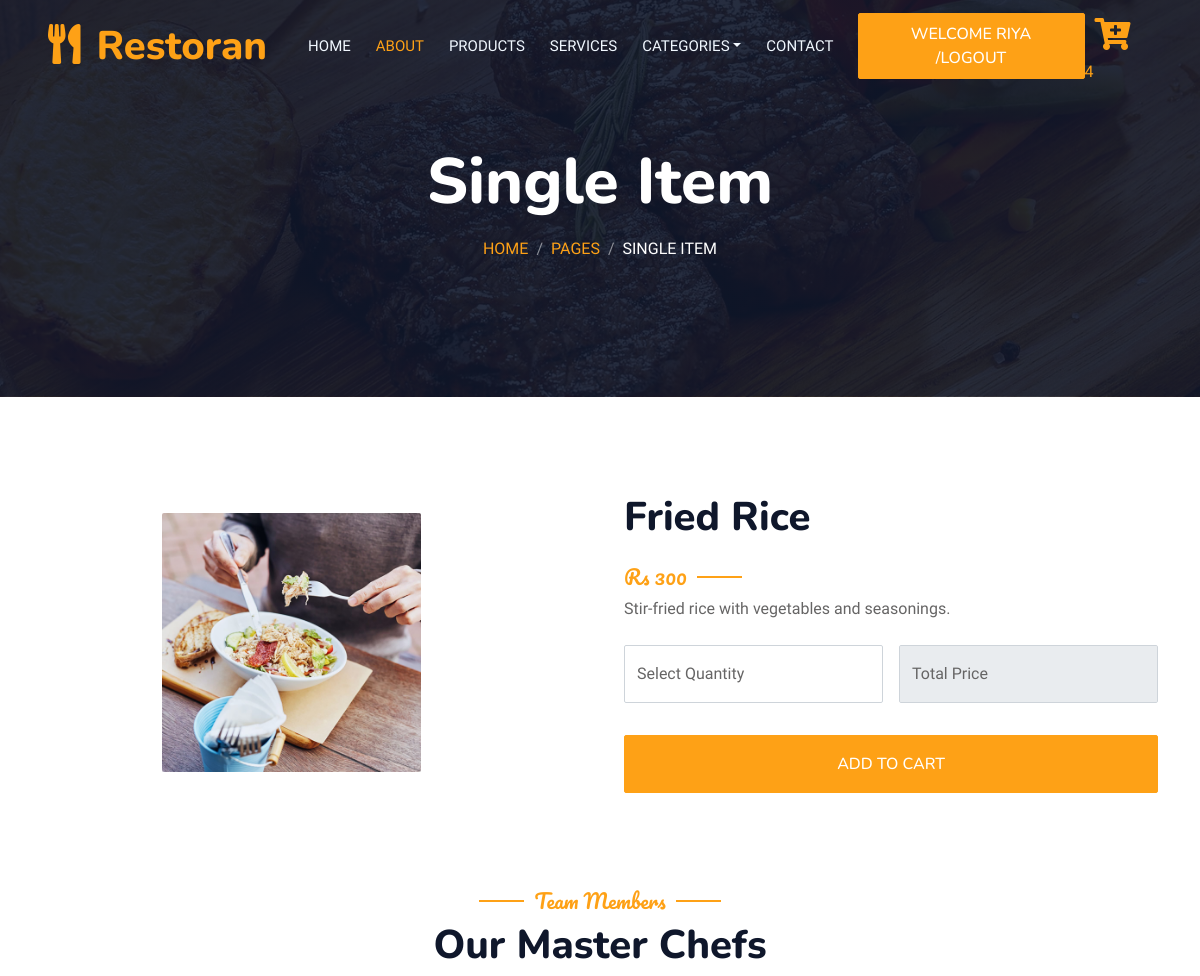
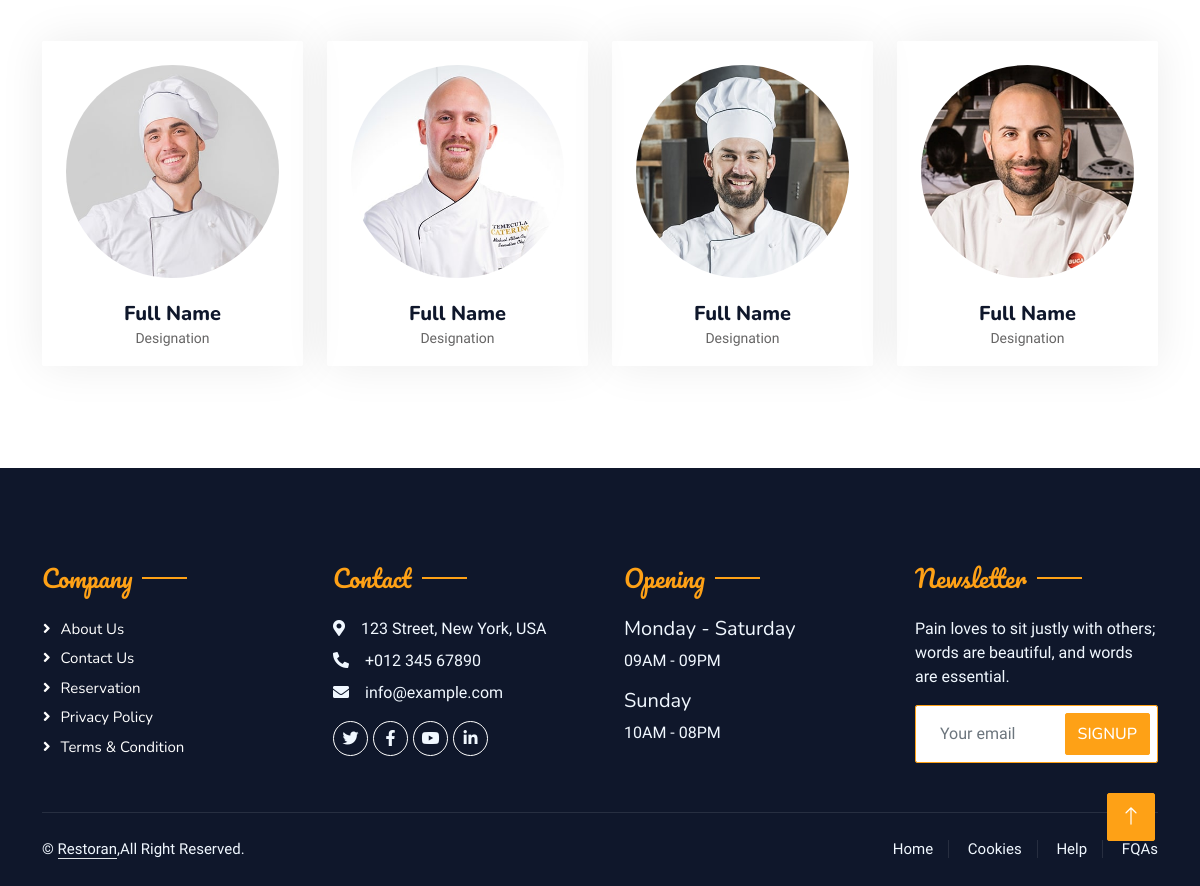
Page /single_item/2 (signed in) on the committed database (2 pictures, top to bottom).
### AdminApp/models.py (models this page shows)
class ProductDb(models.Model):
    Category_Name=models.CharField(max_length=100,null=True,blank=True)
    Product_Name=models.CharField(max_length=100,null=True,blank=True)
    Description=models.CharField(max_length=100,null=True,blank=True)
    Price=models.IntegerField(null=True,blank=True)
    Product_Image=models.ImageField(upload_to="Profile",null=True,blank=True)

### WebApp/views.py (the view)
# urls.py: path('single_item/<int:item_id>',views.single_item,name="single_item"),
def single_item(request,item_id):
    product=ProductDb.objects.get(id=item_id)
    cart_count = CartDb.objects.filter(Username=request.session['Username'])
    x = cart_count.count()
    return render(request,"Single_Item.html",{'product':product,'x':x})

### WebApp/templates/Single_Item.html (shortened to what this page needs)
<!DOCTYPE html>
{% load static %}
<html lang="en">
<head>
    <link href="https://cdnjs.cloudflare.com/ajax/libs/font-awesome/5.10.0/css/all.min.css" rel="stylesheet">
    <link href="https://cdn.jsdelivr.net/npm/bootstrap-icons@1.4.1/font/bootstrap-icons.css" rel="stylesheet">
    <link href="{% static 'web_page/lib/animate/animate.min.css' %}" rel="stylesheet">
    <link href="{% static 'web_page/lib/owlcarousel/assets/owl.carousel.min.css' %}" rel="stylesheet">
    <link href="{% static 'web_page/lib/tempusdominus/css/tempusdominus-bootstrap-4.min.css' %}" rel="stylesheet" />
    <link href="{% static 'web_page/css/bootstrap.min.css' %}" rel="stylesheet">
    <link href="{% static 'web_page/css/style.css' %}" rel="stylesheet">
</head>
<body>
    <div class="container-xxl bg-white p-0">
        <div class="container-xxl position-relative p-0">
            <nav class="navbar navbar-expand-lg navbar-dark bg-dark px-4 px-lg-5 py-3 py-lg-0">
                <a href="" class="navbar-brand p-0">
                    <h1 class="text-primary m-0"><i class="fa fa-utensils me-3"></i>Restoran</h1>
                </a>
                <div class="collapse navbar-collapse" id="navbarCollapse">
                    <div class="navbar-nav ms-auto py-0 pe-4">
                        <a href="{% url 'home_page' %}" class="nav-item nav-link">Home</a>
                        <a href="{% url 'about_page' %}" class="nav-item nav-link active">About</a>
                        <a href="{% url 'products' %}" class="nav-item nav-link">Products</a>
                        <a href="{% url 'services' %}" class="nav-item nav-link">Services</a>
                        <div class="nav-item dropdown">
                            <a href="#" class="nav-link dropdown-toggle" data-bs-toggle="dropdown">Categories</a>
                        </div>
                        <a href="{% url 'contact_page' %}" class="nav-item nav-link">Contact</a>
                    </div>
                    {% if request.session.Username %}
                    <a href="{% url 'user_logout' %}" class="nav-item nav-link btn btn-primary py-2 px-4">WELCOME {{request.session.Username}} /Logout</a>
                    {% else %}
                    <a href="{% url 'sign_in' %}" class="btn btn-primary py-2 px-4">Register/Login</a>
                    {% endif %}
                </div>
                <a href="{% url 'cart_page' %}"><i class="fa fa-2x fa-cart-plus text-primary mb-0" style="padding:10px;"></i>
                    <span>{{x}}</span>
                </a>
            </nav>
            <div class="container-xxl py-5 bg-dark hero-header mb-5">
                <div class="container text-center my-5 pt-5 pb-4">
                    <h1 class="display-3 text-white mb-3 animated slideInDown">Single Item</h1>
                    <nav aria-label="breadcrumb">
                        <ol class="breadcrumb justify-content-center text-uppercase">
                            <li class="breadcrumb-item"><a href="#">Home</a></li>
                            <li class="breadcrumb-item"><a href="#">Pages</a></li>
                            <li class="breadcrumb-item text-white active" aria-current="page">Single Item</li>
                        </ol>
                    </nav>
                </div>
            </div>
        </div>
        <div class="container-xxl py-5">
            <div class="container">
                <div class="row g-5 align-items-center">
                    <div class="col-lg-6">
                        <div class="row g-3">
                            <div class="col-6 text-end">
                                <img class="img-fluid rounded w-100 wow zoomIn" style="margin-left:120px;" data-wow-delay="0.7s" src="{{product.Product_Image.url}}">
                            </div>
                        </div>
                    </div>
                    <div class="col-lg-6">
                        <h1 class="mb-4">{{product.Product_Name}}</h1>
                        <h5 class="section-title ff-secondary text-start text-primary fw-normal">Rs {{product.Price}}</h5>
                        <p class="mb-4">{{product.Description}}</p>
                        <form method="post" action="{% url 'save_cart' %}" enctype="multipart/form-data">
                                <div class="row g-3">
                                    <div class="col-md-6">
                                        <div class="form-floating">
                                            <input type="number" class="form-control" id="quantity" name="quantity" placeholder="Select Quantity" min="1">
                                            <label>Select Quantity</label>
                                        </div>
                                    </div>
                                    <div class="col-md-6">
                                        <div class="form-floating">
                                            <input type="text" class="form-control" id="total" name="total" placeholder="Total Price" readonly>
                                            <label>Total Price</label>
                                        </div>
                                    </div>
                                    <div class="col-12">
                                        <button class="btn btn-primary w-100 py-3" type="submit">Add To Cart</button>
                                    </div>
                                </div>
                            </form>
                    </div>
                </div>
            </div>
        </div>
        <div class="container-xxl pt-5 pb-3">
            <div class="container">
                <div class="text-center wow fadeInUp" data-wow-delay="0.1s">
                    <h5 class="section-title ff-secondary text-center text-primary fw-normal">Team Members</h5>
                    <h1 class="mb-5">Our Master Chefs</h1>
                </div>
                <div class="row g-4">
                    <div class="col-lg-3 col-md-6 wow fadeInUp" data-wow-delay="0.1s">
                        <div class="team-item text-center rounded overflow-hidden">
                            <div class="rounded-circle overflow-hidden m-4">
                                <img class="img-fluid" src="{% static 'web_page/img/team-1.jpg' %}" alt="">
                            </div>
                            <h5 class="mb-0">Full Name</h5>
                            <small>Designation</small>
                        </div>
                    </div>
                    <div class="col-lg-3 col-md-6 wow fadeInUp" data-wow-delay="0.3s">
                        <div class="team-item text-center rounded overflow-hidden">
                            <div class="rounded-circle overflow-hidden m-4">
                                <img class="img-fluid" src="{% static 'web_page/img/team-2.jpg' %}" alt="">
                            </div>
                            <h5 class="mb-0">Full Name</h5>
                            <small>Designation</small>
                        </div>
                    </div>
                    <div class="col-lg-3 col-md-6 wow fadeInUp" data-wow-delay="0.5s">
                        <div class="team-item text-center rounded overflow-hidden">
                            <div class="rounded-circle overflow-hidden m-4">
                                <img class="img-fluid" src="{% static 'web_page/img/team-3.jpg' %}" alt="">
                            </div>
                            <h5 class="mb-0">Full Name</h5>
                            <small>Designation</small>
                        </div>
                    </div>
                    <div class="col-lg-3 col-md-6 wow fadeInUp" data-wow-delay="0.7s">
                        <div class="team-item text-center rounded overflow-hidden">
                            <div class="rounded-circle overflow-hidden m-4">
                                <img class="img-fluid" src="{% static 'web_page/img/team-4.jpg' %}" alt="">
                            </div>
                            <h5 class="mb-0">Full Name</h5>
                            <small>Designation</small>
                        </div>
                    </div>
                </div>
            </div>
        </div>
        <div class="container-fluid bg-dark text-light footer pt-5 mt-5 wow fadeIn" data-wow-delay="0.1s">
            <div class="container py-5">
                <div class="row g-5">
                    <div class="col-lg-3 col-md-6">
                        <h4 class="section-title ff-secondary text-start text-primary fw-normal mb-4">Company</h4>
                        <a class="btn btn-link" href="#">About Us</a>
                        <a class="btn btn-link" href="#">Contact Us</a>
                        <a class="btn btn-link" href="#">Reservation</a>
                        <a class="btn btn-link" href="#">Privacy Policy</a>
                        <a class="btn btn-link" href="#">Terms & Condition</a>
                    </div>
                    <div class="col-lg-3 col-md-6">
                        <h4 class="section-title ff-secondary text-start text-primary fw-normal mb-4">Contact</h4>
                        <p class="mb-2"><i class="fa fa-map-marker-alt me-3"></i>123 Street, New York, USA</p>
                        <p class="mb-2"><i class="fa fa-phone-alt me-3"></i>+012 345 67890</p>
                        <p class="mb-2"><i class="fa fa-envelope me-3"></i>info@example.com</p>
                        <div class="d-flex pt-2">
                            <a class="btn btn-outline-light btn-social" href="#"><i class="fab fa-twitter"></i></a>
                            <a class="btn btn-outline-light btn-social" href="#"><i class="fab fa-facebook-f"></i></a>
                            <a class="btn btn-outline-light btn-social" href="#"><i class="fab fa-youtube"></i></a>
                            <a class="btn btn-outline-light btn-social" href="#"><i class="fab fa-linkedin-in"></i></a>
                        </div>
                    </div>
                    <div class="col-lg-3 col-md-6">
                        <h4 class="section-title ff-secondary text-start text-primary fw-normal mb-4">Opening</h4>
                        <h5 class="text-light fw-normal">Monday - Saturday</h5>
                        <p>09AM - 09PM</p>
                        <h5 class="text-light fw-normal">Sunday</h5>
                        <p>10AM - 08PM</p>
                    </div>
                    <div class="col-lg-3 col-md-6">
                        <h4 class="section-title ff-secondary text-start text-primary fw-normal mb-4">Newsletter</h4>
                        <p>Pain loves to sit justly with others; words are beautiful, and words are essential.</p>
                        <div class="position-relative mx-auto" style="max-width: 400px;">
                            <input class="form-control border-primary w-100 py-3 ps-4 pe-5" type="text" placeholder="Your email">
                            <button type="button" class="btn btn-primary py-2 position-absolute top-0 end-0 mt-2 me-2">SignUp</button>
                        </div>
                    </div>
                </div>
            </div>
            <div class="container">
                <div class="copyright">
                    <div class="row">
                        <div class="col-md-6 text-center text-md-start mb-3 mb-md-0">
                            &copy; <a class="border-bottom" href="#">Restoran</a>,All Right Reserved.
                        </div>
                        <div class="col-md-6 text-center text-md-end">
                            <div class="footer-menu">
                                <a href="#">Home</a>
                                <a href="#">Cookies</a>
                                <a href="#">Help</a>
                                <a href="#">FQAs</a>
                            </div>
                        </div>
                    </div>
                </div>
            </div>
        </div>
        <a href="#" class="btn btn-lg btn-primary btn-lg-square back-to-top"><i class="bi bi-arrow-up"></i></a>
    </div>
</body>
</html>

### WebApp/static/web_page/css/style.css (style rules this page uses)
:root { --primary: #FEA116; --light: #F1F8FF; --dark: #0F172B; }
.ff-secondary { font-family: 'Pacifico', cursive; }
.back-to-top { position: fixed; display: none; right: 45px; bottom: 45px; z-index: 99; }
.btn { font-family: 'Nunito', sans-serif; font-weight: 500; text-transform: uppercase; transition: .5s; }
.btn.btn-primary, .btn.btn-secondary { color: #FFFFFF; }
.btn-lg-square { width: 48px; height: 48px; }
.btn-square, .btn-sm-square, .btn-lg-square { padding: 0; display: flex; align-items: center; justify-content: center; font-weight: normal; border-radius: 2px; }
.navbar-dark .navbar-nav .nav-link { position: relative; margin-left: 25px; padding: 35px 0; font-size: 15px; color: var(--light) !important; text-transform: uppercase; font-weight: 500; outline: none; transition: .5s; }
.navbar-dark .navbar-nav .nav-link:hover, .navbar-dark .navbar-nav .nav-link.active { color: var(--primary) !important; }
@media (min-width: 992px) { .navbar-dark { position: absolute; width: 100%; top: 0; left: 0; z-index: 999; background: transparent !important; } }
.hero-header { background: linear-gradient(rgba(15, 23, 43, .9), rgba(15, 23, 43, .9)), url(../img/bg-hero.jpg); background-position: center center; background-repeat: no-repeat; background-size: cover; }
.breadcrumb-item + .breadcrumb-item::before { color: rgba(255, 255, 255, .5); }
.section-title { position: relative; display: inline-block; }
.section-title::before { position: absolute; content: ""; width: 45px; height: 2px; top: 50%; left: -55px; margin-top: -1px; background: var(--primary); }
.section-title::after { position: absolute; content: ""; width: 45px; height: 2px; top: 50%; right: -55px; margin-top: -1px; background: var(--primary); }
.section-title.text-start::before, .section-title.text-end::after { display: none; }
.team-item { box-shadow: 0 0 45px rgba(0, 0, 0, .08); height: calc(100% - 38px); transition: .5s; }
.team-item img { transition: .5s; }
.footer .btn.btn-social { margin-right: 5px; width: 35px; height: 35px; display: flex; align-items: center; justify-content: center; color: var(--light); border: 1px solid #FFFFFF; border-radius: 35px; transition: .3s; }
.footer .btn.btn-link { display: block; margin-bottom: 5px; padding: 0; text-align: left; color: #FFFFFF; font-size: 15px; font-weight: normal; text-transform: capitalize; transition: .3s; }
.footer .btn.btn-link::before { position: relative; content: "\f105"; font-family: "Font Awesome 5 Free"; font-weight: 900; margin-right: 10px; }
.footer .copyright { padding: 25px 0; font-size: 15px; border-top: 1px solid rgba(256, 256, 256, .1); }
.footer .copyright a { color: var(--light); }
.footer .footer-menu a { margin-right: 15px; padding-right: 15px; border-right: 1px solid rgba(255, 255, 255, .1); }
.footer .footer-menu a:last-child { margin-right: 0; padding-right: 0; border-right: none; }

### rows in the picture
ProductDb: Product_Image (picture), Product_Name "Fried Rice", Price "300", Description "Stir-fried rice with vegetables and seasonings."

### other values in the picture
{{ request.session.Username }} "RIYA"
{{ x }} "4"
